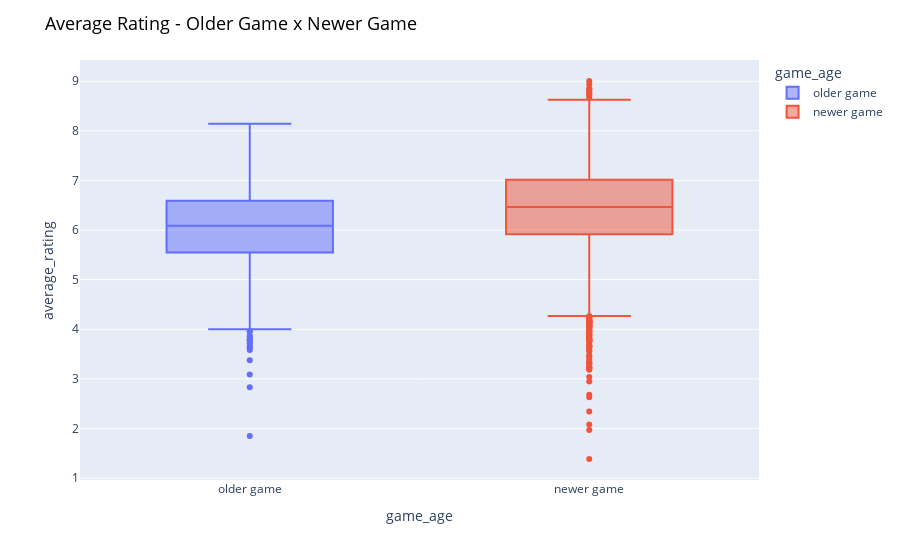

Here is the notebook cell this chart was saved with:
### Code cell
fig = px.box(df, x="game_age", y="average_rating", color="game_age")
fig.update_layout(
                title_text="Average Rating - Older Game x Newer Game ",
                title_font_color="black", title_font_size=18)

fig.show()

### Figure 1 — Plotly figure (JSON) as saved in the notebook; plotly's stock layout.template omitted (floating-point values rounded to 4 significant figures; data arrays with more than 128 entries replaced by an {"elided": "..."} marker saying what was removed)
{"data": [{"alignmentgroup": "True", "hovertemplate": "game_age=%{x}<br>average_rating=%{y}<extra></extra>", "legendgroup": "older game", "marker": {"color": "#636efa"}, "name": "older game", "notched": false, "offsetgroup": "older game", "orientation": "v", "showlegend": true, "type": "box", "x": {"elided": "1934 str values"}, "x0": " ", "xaxis": "x", "y": {"elided": "1934 float values"}, "y0": " ", "yaxis": "y"}, {"alignmentgroup": "True", "hovertemplate": "game_age=%{x}<br>average_rating=%{y}<extra></extra>", "legendgroup": "newer game", "marker": {"color": "#EF553B"}, "name": "newer game", "notched": false, "offsetgroup": "newer game", "orientation": "v", "showlegend": true, "type": "box", "x": {"elided": "8598 str values"}, "x0": " ", "xaxis": "x", "y": {"elided": "8598 float values"}, "y0": " ", "yaxis": "y"}], "layout": {"boxmode": "overlay", "legend": {"title": {"text": "game_age"}, "tracegroupgap": 0}, "margin": {"t": 60}, "title": {"font": {"color": "black", "size": 18}, "text": "Average Rating - Older Game x Newer Game "}, "xaxis": {"anchor": "y", "categoryarray": ["older game", "newer game"], "categoryorder": "array", "domain": [0, 1], "title": {"text": "game_age"}}, "yaxis": {"anchor": "x", "domain": [0, 1], "title": {"text": "average_rating"}}}}
